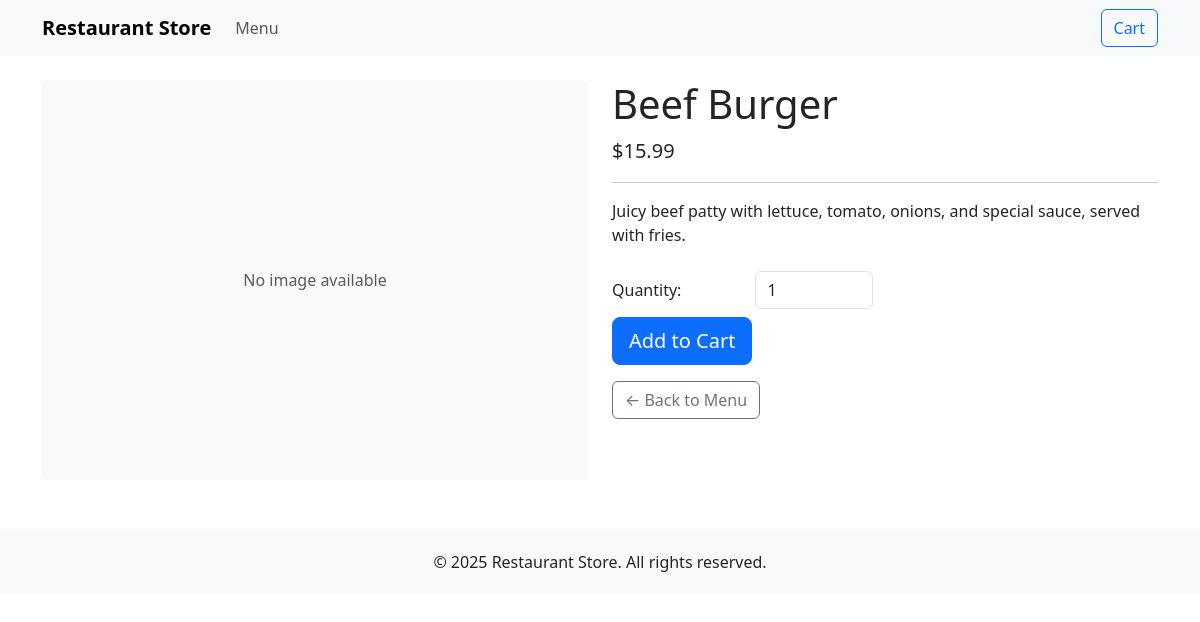
The page /product/4/ (signed in) on the database its author committed.
### store/models.py (models this page shows, shortened)
class Product(models.Model):
    name = models.CharField(max_length=100)
    description = models.TextField()
    price = models.DecimalField(max_digits=6, decimal_places=2)
    image = models.ImageField(upload_to='products/', blank=True, null=True)
    created_at = models.DateTimeField(auto_now_add=True)
    updated_at = models.DateTimeField(auto_now=True)
    available = models.BooleanField(default=True)

### store/views.py (the view)
# urls.py: path('product/<int:product_id>/', views.product_detail, name='product_detail'),
def product_detail(request, product_id):
    product = get_object_or_404(Product, id=product_id, available=True)
    cart = get_cart(request)
    cart_items_count = cart.items.count()
    return render(request, 'store/product_detail.html', {
        'product': product,
        'cart_items_count': cart_items_count
    })

### store/views.py (called while the page is built)
def get_cart(request):
    session_key = request.session.session_key
    if not session_key:
        request.session.create()
        session_key = request.session.session_key
    cart, created = Cart.objects.get_or_create(session_key=session_key)
    return cart

### store/templates/store/product_detail.html (shortened to what this page needs)
{% extends 'store/base.html' %}
{% block content %}
<div class="container mt-4">
    <div class="row">
        <div class="col-md-6">
            {% if product.image %}
            <img src="{{ product.image.url }}" class="img-fluid rounded" alt="{{ product.name }}">
            {% else %}
            <div class="bg-light d-flex align-items-center justify-content-center rounded" style="height: 400px;">
                <span class="text-muted">No image available</span>
            </div>
            {% endif %}
        </div>
        <div class="col-md-6">
            <h1>{{ product.name }}</h1>
            <p class="lead">${{ product.price }}</p>
            <hr>
            <p>{{ product.description }}</p>
            <form action="{% url 'add_to_cart' product.id %}" method="post" class="mt-4">
                <div class="form-group row">
                    <label for="quantity" class="col-sm-3 col-form-label">Quantity:</label>
                    <div class="col-sm-3">
                        <input type="number" name="quantity" id="quantity" value="1" min="1" class="form-control">
                    </div>
                </div>
                <button type="submit" class="btn btn-primary btn-lg mt-2">Add to Cart</button>
            </form>
            <a href="{% url 'product_list' %}" class="btn btn-outline-secondary mt-3">← Back to Menu</a>
        </div>
    </div>
</div>
{% endblock %}

### rows shown on the page
Product: name "Beef Burger", price "15.99", description "Juicy beef patty with lettuce, tomato, onions, and special sauce, served with fries."
